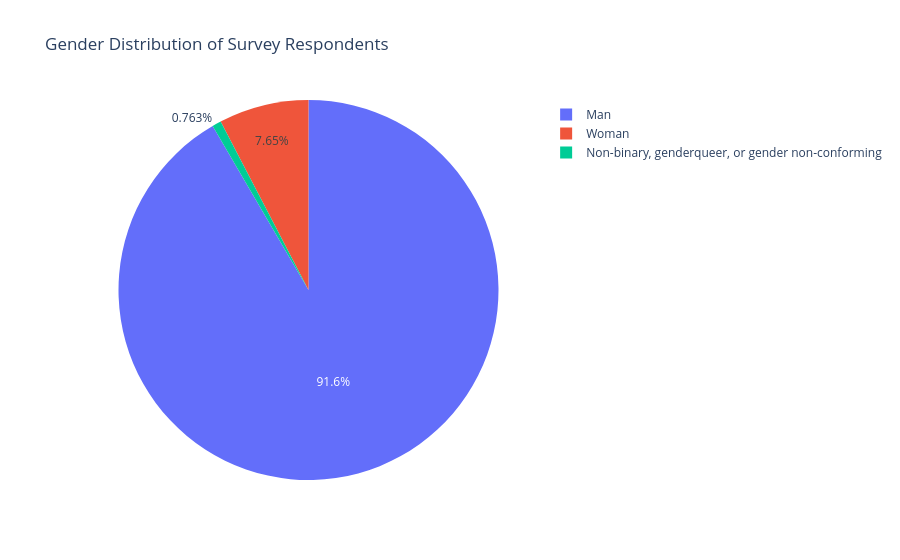

The notebook cell saved with this chart:
### Code cell
fig = px.pie(gender_counts,
            names = 'Gender',
            values = 'count',
            title = 'Gender Distribution of Survey Respondents')
fig.show()

### Figure 1 — Plotly figure (JSON) as saved in the notebook; plotly's stock layout.template omitted (floating-point values rounded to 4 significant figures)
{"data": [{"domain": {"x": [0, 1], "y": [0, 1]}, "hovertemplate": "Gender=%{label}<br>count=%{value}<extra></extra>", "labels": ["Man", "Woman", "Non-binary, genderqueer, or gender non-conforming"], "legendgroup": "", "name": "", "showlegend": true, "type": "pie", "values": [45871, 3833, 382]}], "layout": {"legend": {"tracegroupgap": 0}, "title": {"text": "Gender Distribution of Survey Respondents"}}}
